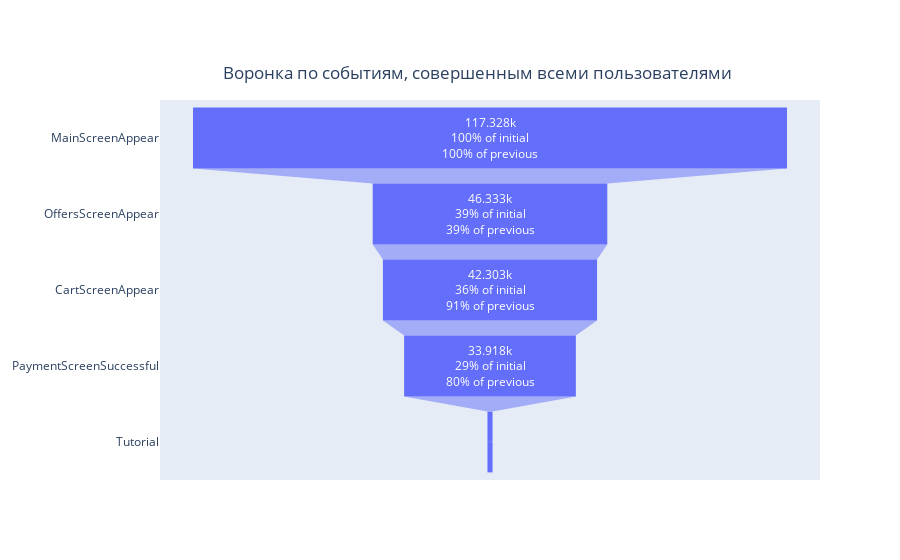

The notebook cell this image was saved under:
### Code cell
# Строим график воронки
fig = go.Figure(go.Funnel(
        name = 'test',
        y = events_frequency['event_name'],
        x = events_frequency['number'],
        textposition = "inside",
        textinfo = "value+percent previous+percent initial"))
fig.update_layout(
    title={
        'text': 'Воронка по событиям, совершенным всеми пользователями',
        'y':0.88,
        'x':0.53,
        'xanchor': 'center',
        'yanchor': 'top'},
    )
fig.show()

### Figure 1 — Plotly figure (JSON) as saved in the notebook; plotly's stock layout.template omitted (floating-point values rounded to 4 significant figures)
{"data": [{"name": "test", "textinfo": "value+percent previous+percent initial", "textposition": "inside", "type": "funnel", "x": [117328, 46333, 42303, 33918, 1005], "y": ["MainScreenAppear", "OffersScreenAppear", "CartScreenAppear", "PaymentScreenSuccessful", "Tutorial"]}], "layout": {"title": {"text": "Воронка по событиям, совершенным всеми пользователями", "x": 0.53, "xanchor": "center", "y": 0.88, "yanchor": "top"}}}
